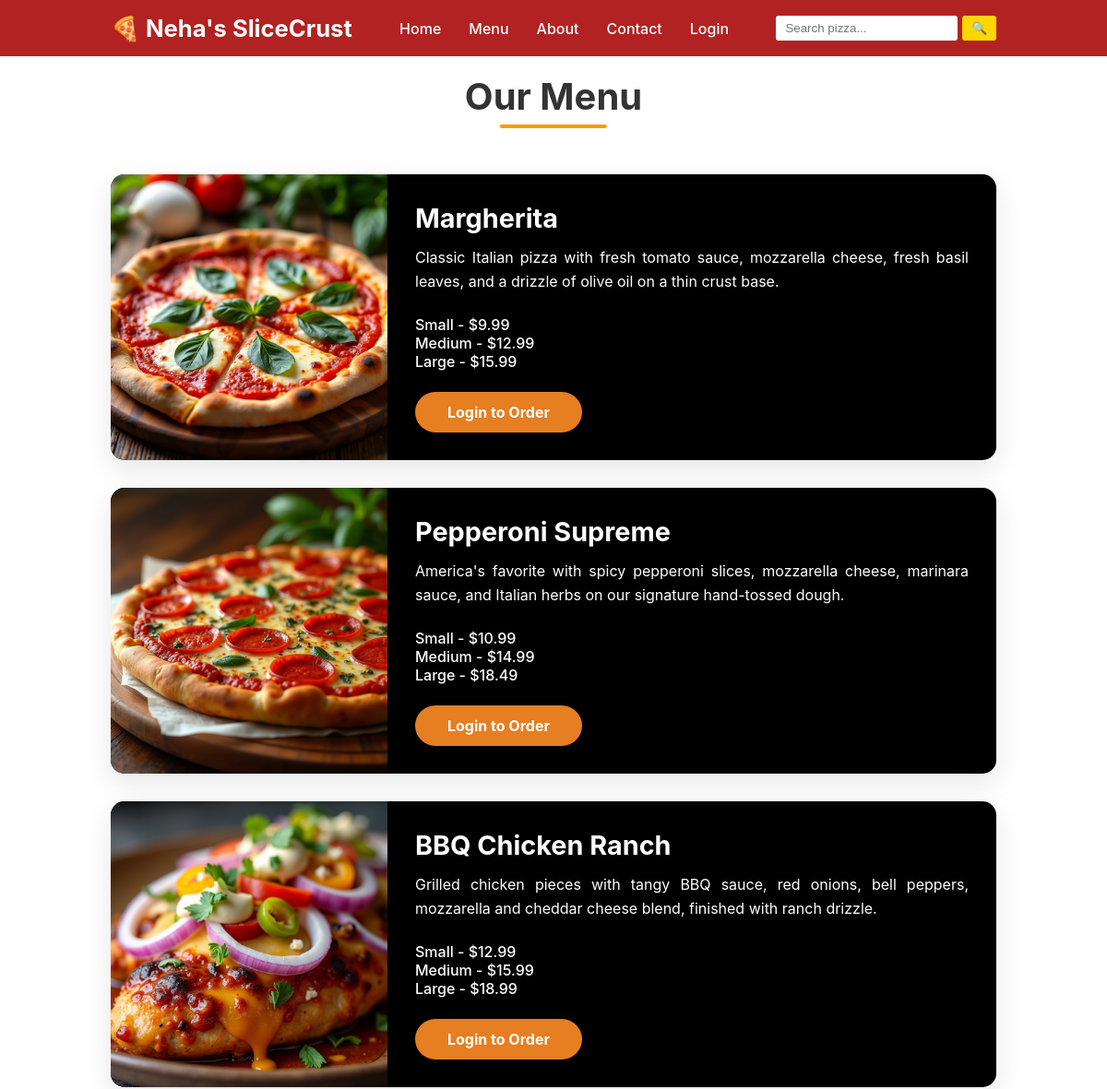
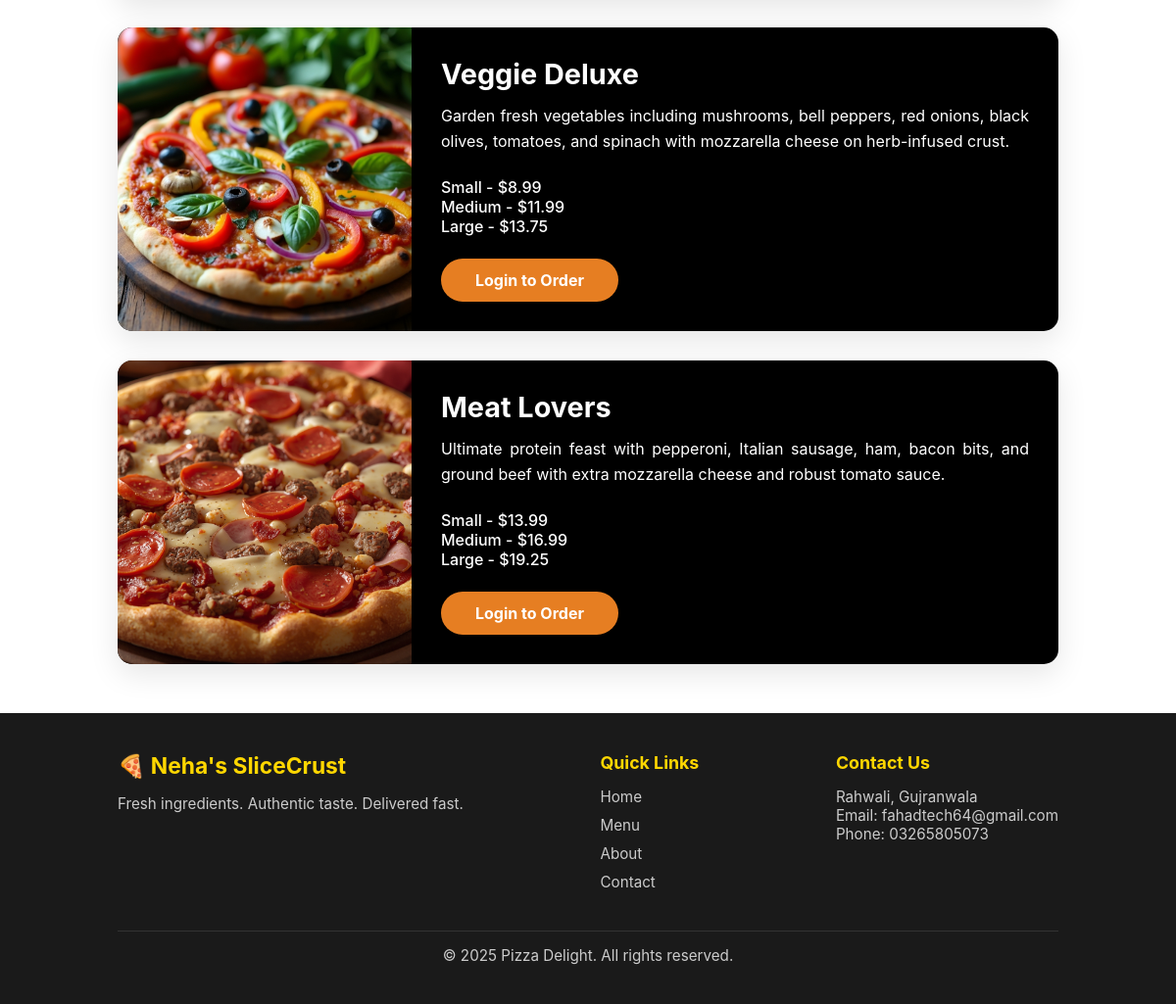
The app's page /menu/ with its own data (2 pictures, top to bottom).
### Pizza/models.py (models this page shows)
class Pizza(models.Model):
    name = models.CharField(max_length=100)
    description = models.TextField()
    image = models.ImageField(upload_to='pizzas/', blank=True, null=True)
    small_price = models.DecimalField(max_digits=6, decimal_places=2)
    medium_price = models.DecimalField(max_digits=6, decimal_places=2)
    large_price = models.DecimalField(max_digits=6, decimal_places=2)

### Pizza/views.py (the view)
# urls.py: path('menu/', views.pizza_menu, name='menu'),
def pizza_menu(request):
    pizzas = Pizza.objects.all()
    return render(request, 'pizza/menu.html', {'pizzas':pizzas})

### templates/pizza/menu.html (shortened to what this page needs)
{% extends 'pizza/base.html' %}
{% load static %}
{% block content %}
    <h1 class="order-logo">Our Menu</h1>
    <div class="form">
        {% for pizza in pizzas %}
            <div class="pizza-card">
          {% if pizza.image %}
            <img src="{{ pizza.image.url }}">
          {% else %}
                <div class="no-image">No Image Available</div>
          {% endif %}
        <div class="pizza-content">
          <h2>{{pizza.name}}</h2>
          <p>{{pizza.description}}</p>
          <span class="price">
              Small - ${{pizza.small_price}} <br>
              Medium - ${{pizza.medium_price}} <br>
              Large - ${{pizza.large_price}}
          </span>
            {% if user.is_authenticated %}
                <a class="order-btn" href="{% url 'order' pizza.id %}">Order Now</a>
            {% else %}
                <a class="order-btn" href="{% url 'login' %}">Login to Order</a>
            {% endif %}
        </div>
      </div>
        {% endfor %}
    </div>
{% endblock %}

### templates/pizza/base.html (shortened to what this page needs)
{% load static %}
<html xmlns="http://www.w3.org/1999/html">
<head>
  <link rel="stylesheet" href="{% static 'styles.css' %}" />
</head>
<body>
  <nav class="navbar">
    <div class="logo">🍕 Neha's SliceCrust</div>
    <ul class="nav-links" id="nav-links">
      <li><a href="{% url 'home' %}">Home</a></li>
      <li><a href="{% url 'menu' %}">Menu</a></li>
      <li><a href="{% url 'about' %}">About</a></li>
      <li><a href="{% url 'contact' %}">Contact</a></li>
      {% if user.is_authenticated %}
        <li><a href="{% url 'logout' %}">Logout</a></li>
      {% else %}
        <li><a href="{% url 'login' %}">Login</a></li>
      {% endif %}
    </ul>
    <div class="search-box">
      <input type="text" placeholder="Search pizza...">
      <button>🔍</button>
    </div>
  </nav>
  <main class="main-body">
    {% block content %}
    {% endblock %}
  </main>
  <footer class="footer">
    <div class="footer-container">
      <div class="footer-brand">
          <h2>🍕 Neha's SliceCrust</h2>
          <p>Fresh ingredients. Authentic taste. Delivered fast.</p>
      </div>
      <div class="footer-links">
        <h3>Quick Links</h3>
        <ul>
          <li><a href="{% url 'home' %}">Home</a></li>
          <li><a href="{% url 'menu' %}">Menu</a></li>
          <li><a href="{% url 'about' %}">About</a></li>
          <li><a href="{% url 'contact' %}">Contact</a></li>
        </ul>
      </div>
      <div class="footer-contact">
        <h3>Contact Us</h3>
        <p>Rahwali, Gujranwala</p>
        <p>Email: fahadtech64@gmail.com</p>
        <p>Phone: 03265805073</p>
      </div>
    </div>
    <div class="footer-bottom">
      <p>&copy; 2025 Pizza Delight. All rights reserved.</p>
    </div>
  </footer>
</body>
</html>

### static/styles.css (style rules this page uses)
* { margin: 0; padding: 0; box-sizing: border-box; }
body, html { font-family: 'Inter', sans-serif; scroll-behavior: smooth; text-align: justify; }
.navbar { display: flex; justify-content: space-between; align-items: center; padding: 15px 10%; background-color: #b22222; color: white; position: fixed; width: 100%; top: 0; z-index: 100; transition: all 0.3s ease; }
.logo { font-size: 1.6em; font-weight: bold; cursor: pointer; }
.nav-links { list-style: none; display: flex; gap: 20px; transition: all 0.3s ease; }
.nav-links li a { display: inline-block; padding: 5px; color: white; text-decoration: none; border-radius: 4px; transition: all 0.3s ease; font-weight: 500; }
.search-box { display: flex; align-items: center; gap: 5px; }
.search-box input { padding: 6px 10px; border: none; border-radius: 3px; outline: none; }
.search-box button { padding: 6px 10px; background-color: #ffd700; border: none; border-radius: 3px; cursor: pointer; }
.footer { background-color: #1a1a1a; color: white; padding: 40px 10%; font-size: 0.95em; }
.footer-container { display: flex; flex-wrap: wrap; justify-content: space-between; gap: 30px; }
.footer h2, .footer h3 { color: #ffd700; margin-bottom: 15px; }
.footer p, .footer a { color: #ccc; }
.footer a { text-decoration: none; transition: color 0.3s; }
.footer-links ul { list-style: none; padding: 0; }
.footer-links li { margin-bottom: 10px; }
.footer-bottom { text-align: center; margin-top: 30px; border-top: 1px solid #333; padding-top: 15px; color: #888; }
.main-body { padding-top: 80px; min-height: 80vh; }
.order-logo { text-align: center; color: #333; margin-bottom: 40px; font-size: 2.5rem; position: relative; display: inline-block; left: 50%; transform: translateX(-50%); }
.order-logo::after { content: ''; position: absolute; width: 60%; height: 4px; background-color: #f79e02; bottom: -10px; left: 20%; border-radius: 2px; }
.form { max-width: 1000px; margin: 0 auto; padding: 20px; }
.pizza-card { display: flex; background-color: #000; border-radius: 15px; overflow: hidden; box-shadow: 0 10px 30px rgba(0, 0, 0, 0.1); transition: transform 0.3s ease, box-shadow 0.3s ease; margin-bottom: 30px; }
.pizza-card img { width: 300px; height: 310px; object-fit: cover; display: block; }
.pizza-content { padding: 30px; flex: 1; display: flex; flex-direction: column; justify-content: space-between; }
.pizza-content h2 { color: #fff; font-size: 1.8rem; margin-bottom: 10px; }
.pizza-content p { color: #fff; line-height: 1.6; margin-bottom: 20px; font-size: 1rem; }
.price { display: block; font-size: 1rem; font-weight: 500; color: #fff; margin-bottom: 20px; }
.order-btn { background-color: #e67e22; color: #fff; border: none; padding: 12px 35px; border-radius: 30px; cursor: pointer; font-size: 1rem; font-weight: bold; transition: background-color 0.3s ease, transform 0.2s ease; align-self: flex-start; text-decoration: none; }

### records on screen
Pizza: image (picture), name "Margherita", description "Classic Italian pizza with fresh tomato sauce, mozzarella cheese, fresh basil leaves, and a drizzle of olive oil on a thin crust base.", small_price "9.99", medium_price "12.99", large_price "15.99"
Pizza: image (picture), name "Pepperoni Supreme", description "America's favorite with spicy pepperoni slices, mozzarella cheese, marinara sauce, and Italian herbs on our signature hand-tossed dough.", small_price "10.99", medium_price "14.99", large_price "18.49"
Pizza: image (picture), name "BBQ Chicken Ranch", description "Grilled chicken pieces with tangy BBQ sauce, red onions, bell peppers, mozzarella and cheddar cheese blend, finished with ranch drizzle.", small_price "12.99", medium_price "15.99", large_price "18.99"
Pizza: image (picture), name "Veggie Deluxe", description "Garden fresh vegetables including mushrooms, bell peppers, red onions, black olives, tomatoes, and spinach with mozzarella cheese on herb-infused crust.", small_price "8.99", medium_price "11.99", large_price "13.75"
Pizza: image (picture), name "Meat Lovers", description "Ultimate protein feast with pepperoni, Italian sausage, ham, bacon bits, and ground beef with extra mozzarella cheese and robust tomato sauce.", small_price "13.99", medium_price "16.99", large_price "19.25"
